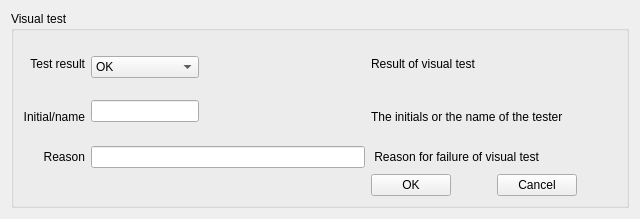
<?xml version="1.0" encoding="UTF-8"?>
<ui version="4.0">
 <class>VisualTest</class>
 <widget class="QWidget" name="VisualTest">
  <property name="geometry">
   <rect>
    <x>0</x>
    <y>0</y>
    <width>640</width>
    <height>219</height>
   </rect>
  </property>
  <property name="windowTitle">
   <string>Form</string>
  </property>
  <layout class="QHBoxLayout" name="horizontalLayout_2">
   <item>
    <widget class="QGroupBox" name="groupBox">
     <property name="title">
      <string>Visual test</string>
     </property>
     <layout class="QGridLayout" name="gridLayout">
      <item row="4" column="4">
       <widget class="QLabel" name="label_6">
        <property name="text">
         <string> Reason for failure of visual test</string>
        </property>
       </widget>
      </item>
      <item row="0" column="4">
       <widget class="QLabel" name="label_4">
        <property name="text">
         <string>Result of visual test</string>
        </property>
       </widget>
      </item>
      <item row="1" column="4">
       <widget class="QLabel" name="label_5">
        <property name="text">
         <string>The initials or the name of the tester</string>
        </property>
       </widget>
      </item>
      <item row="0" column="0">
       <widget class="QLabel" name="label">
        <property name="text">
         <string>Test result</string>
        </property>
        <property name="alignment">
         <set>Qt::AlignRight|Qt::AlignTrailing|Qt::AlignVCenter</set>
        </property>
       </widget>
      </item>
      <item row="0" column="2">
       <spacer name="horizontalSpacer_3">
        <property name="orientation">
         <enum>Qt::Horizontal</enum>
        </property>
        <property name="sizeHint" stdset="0">
         <size>
          <width>40</width>
          <height>20</height>
         </size>
        </property>
       </spacer>
      </item>
      <item row="4" column="0">
       <widget class="QLabel" name="label_3">
        <property name="text">
         <string>Reason</string>
        </property>
        <property name="alignment">
         <set>Qt::AlignRight|Qt::AlignTrailing|Qt::AlignVCenter</set>
        </property>
       </widget>
      </item>
      <item row="0" column="1" rowspan="2">
       <layout class="QVBoxLayout" name="verticalLayout">
        <property name="spacing">
         <number>6</number>
        </property>
        <item>
         <widget class="QComboBox" name="comboBoxResult">
          <property name="sizePolicy">
           <sizepolicy hsizetype="Preferred" vsizetype="Fixed">
            <horstretch>0</horstretch>
            <verstretch>0</verstretch>
           </sizepolicy>
          </property>
          <item>
           <property name="text">
            <string>OK</string>
           </property>
          </item>
          <item>
           <property name="text">
            <string>Fail</string>
           </property>
          </item>
         </widget>
        </item>
        <item>
         <widget class="QLineEdit" name="lineEdit_name">
          <property name="sizePolicy">
           <sizepolicy hsizetype="Fixed" vsizetype="Fixed">
            <horstretch>0</horstretch>
            <verstretch>0</verstretch>
           </sizepolicy>
          </property>
         </widget>
        </item>
       </layout>
      </item>
      <item row="1" column="2">
       <spacer name="horizontalSpacer_2">
        <property name="orientation">
         <enum>Qt::Horizontal</enum>
        </property>
        <property name="sizeHint" stdset="0">
         <size>
          <width>40</width>
          <height>20</height>
         </size>
        </property>
       </spacer>
      </item>
      <item row="4" column="1" colspan="2">
       <widget class="QLineEdit" name="lineEdit_reason">
        <property name="sizePolicy">
         <sizepolicy hsizetype="Expanding" vsizetype="Fixed">
          <horstretch>2</horstretch>
          <verstretch>0</verstretch>
         </sizepolicy>
        </property>
       </widget>
      </item>
      <item row="5" column="4">
       <layout class="QHBoxLayout" name="horizontalLayout">
        <item>
         <widget class="QPushButton" name="pushButton_OK">
          <property name="text">
           <string>OK</string>
          </property>
         </widget>
        </item>
        <item>
         <spacer name="horizontalSpacer_6">
          <property name="orientation">
           <enum>Qt::Horizontal</enum>
          </property>
          <property name="sizeHint" stdset="0">
           <size>
            <width>40</width>
            <height>20</height>
           </size>
          </property>
         </spacer>
        </item>
        <item>
         <widget class="QPushButton" name="pushButton_cance">
          <property name="text">
           <string>Cancel</string>
          </property>
         </widget>
        </item>
        <item>
         <spacer name="horizontalSpacer_5">
          <property name="orientation">
           <enum>Qt::Horizontal</enum>
          </property>
          <property name="sizeHint" stdset="0">
           <size>
            <width>40</width>
            <height>20</height>
           </size>
          </property>
         </spacer>
        </item>
       </layout>
      </item>
      <item row="1" column="0">
       <widget class="QLabel" name="label_2">
        <property name="text">
         <string>Initial/name</string>
        </property>
        <property name="alignment">
         <set>Qt::AlignRight|Qt::AlignTrailing|Qt::AlignVCenter</set>
        </property>
       </widget>
      </item>
     </layout>
    </widget>
   </item>
  </layout>
 </widget>
 <resources/>
 <connections/>
</ui>
